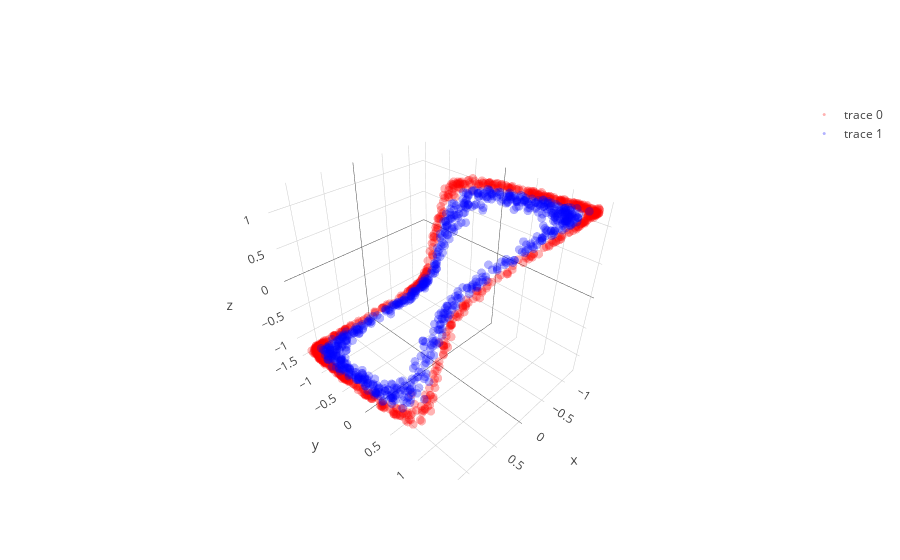

The notebook cell saved with this chart:
### Code cell
learning_rate = 0.0008; beta1=0.999; beta2=0.999; adam_e = 1e-8 

l1 = PCA_layer(2,8)
l1b= batch_norm()
l2 = PCA_layer(8,3)
l2b= batch_norm()
l3 = PCA_layer(3,2)

mini_batch_size    = 20
training_iteration = 100

copyX = np.copy(X)
for iter in range(training_iteration):

    copyX = shuffle(copyX)
    for current_batch_index in range(0,len(X),mini_batch_size):
        current_batch = copyX[current_batch_index:current_batch_index+mini_batch_size]
        layer1,layer1_var = l1.feed_non(current_batch,1)
        layer1bn = l1b.feed(layer1)
        layer2,layer2_var = l2.feed_non(layer1bn,1)
        layer2bn = l2b.feed(layer2)
        layer3,layer3_var = l3.feed_linear(layer2bn)

        sys.stdout.write("Iter: " + str(iter) + " " + str(layer1_var.mean() + layer2_var.mean() + layer3_var.mean()) + '\r')
        sys.stdout.flush()
        
        grad3 = l3.back_linear()
        grad2bn = l2b.back(grad3)
        grad2 = l2.back_non(grad2bn,cancel=0,sign_value=-1)
        grad1bn = l1b.back(grad2)
        grad1 = l1.back_non(grad1bn,cancel=0,sign_value=-1)
   
layer1,layer1_var = l1.feed_non(X,0)
layer1bn = l1b.feed(layer1)
layer2,layer2_var = l2.feed_non(layer1bn,0)
layer2bn = l2b.feed(layer2)
layer3,layer3_var = l3.feed_linear(layer2bn)

trace1 = go.Scatter3d(
    x=layer2bn[y==0,0],
    y=layer2bn[y==0,1],
    z=layer2bn[y==0,2],
    mode='markers',
    line=dict(color='red',width=0.5),
    marker=dict(size=3,opacity=0.3)
)
trace2 = go.Scatter3d(
    x=layer2bn[y==1,0],
    y=layer2bn[y==1,1],
    z=layer2bn[y==1,2],
    mode='markers',
    line=dict(color='blue',width=0.5),
    marker=dict(size=3,opacity=0.3)
)
data = [trace1,trace2]
fig  = go.Figure(data=data)
iplot(fig)

plt.figure(figsize=(8,6))
plt.scatter(layer3[y==0, 0], layer3[y==0, 1], color='red', alpha=0.5)
plt.scatter(layer3[y==1, 0], layer3[y==1, 1], color='blue', alpha=0.5)
plt.show()

### Figure 1 — Plotly figure (JSON) as saved in the notebook; plotly's stock layout.template omitted (floating-point values rounded to 4 significant figures; data arrays with more than 128 entries replaced by an {"elided": "..."} marker saying what was removed)
{"data": [{"line": {"color": "red", "width": 0.5}, "marker": {"opacity": 0.3, "size": 3}, "mode": "markers", "type": "scatter3d", "uid": "1856460a-ffa5-450d-be49-b8d313d8b004", "x": {"elided": "750 float values"}, "y": {"elided": "750 float values"}, "z": {"elided": "750 float values"}}, {"line": {"color": "blue", "width": 0.5}, "marker": {"opacity": 0.3, "size": 3}, "mode": "markers", "type": "scatter3d", "uid": "57338ffc-270d-459f-b8c4-23dd051bb7a5", "x": {"elided": "750 float values"}, "y": {"elided": "750 float values"}, "z": {"elided": "750 float values"}}], "layout": {}}
